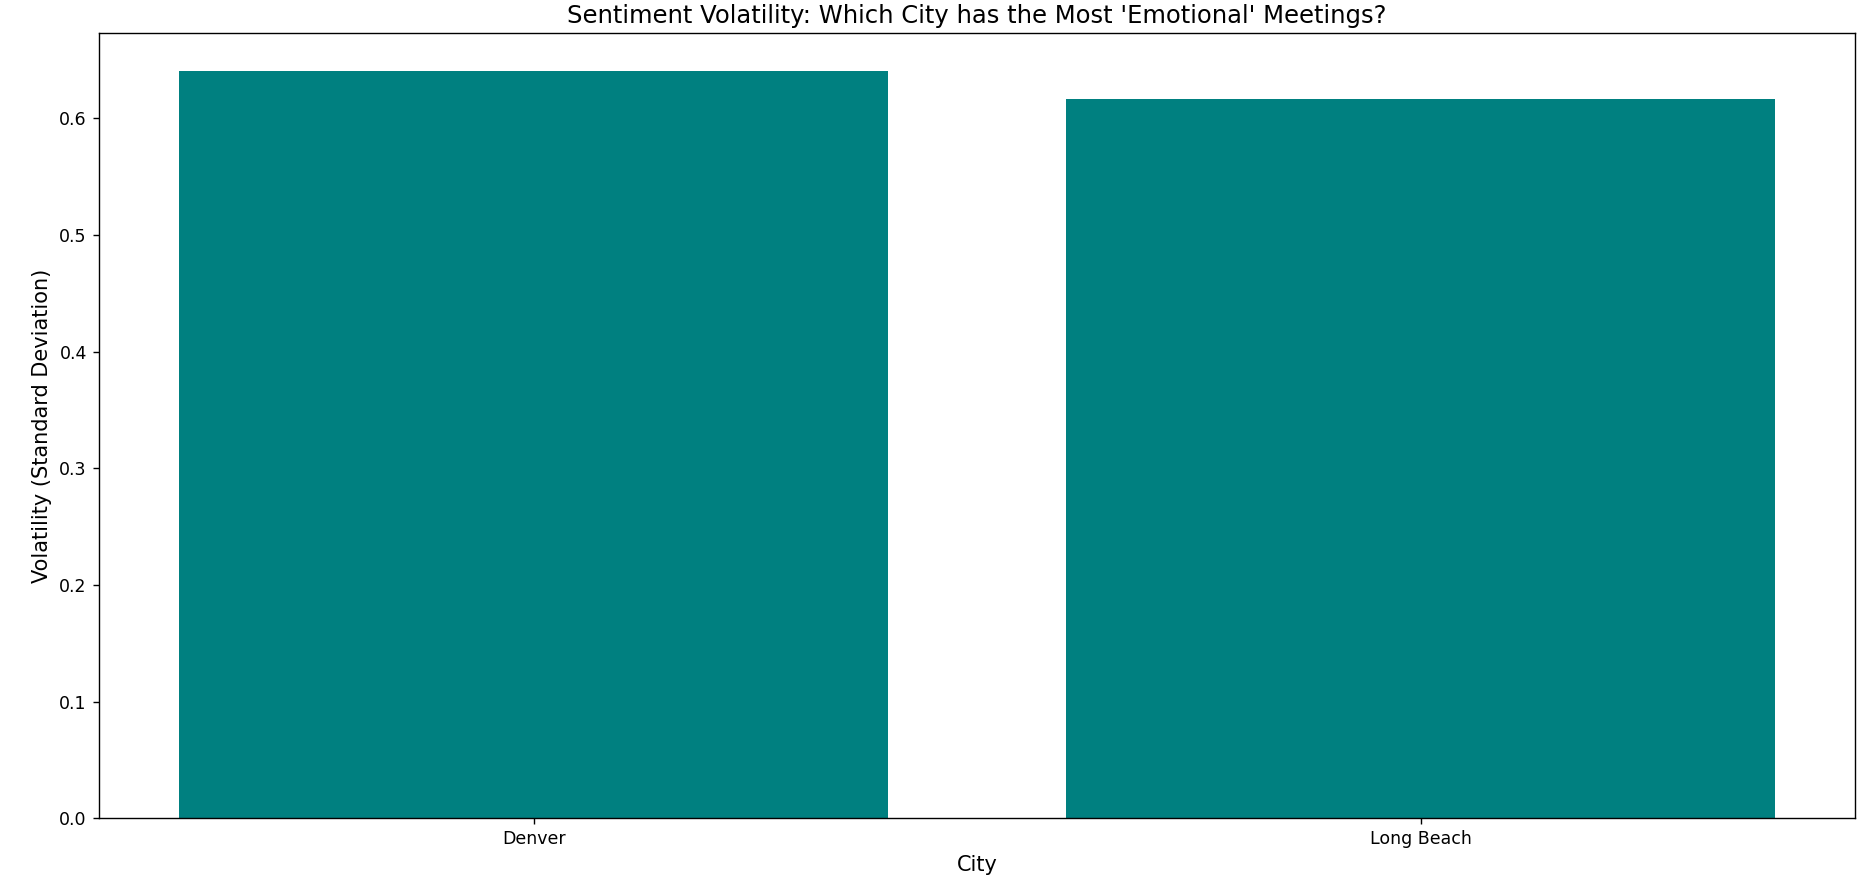

This chart was generated by the following Python code:
import psycopg2
import pandas as pd
import matplotlib.pyplot as plt

conn = psycopg2.connect(
    host="localhost", dbname="nlp", user="postgres", password="admin"
)

# JOIN ensures we get city names from metadata and sentiment from the NLP table
query = """
SELECT
    m.city,
    ROUND(STDDEV(n.avg_sentiment)::numeric, 3) AS sentiment_volatility
FROM meetings_metadata m
JOIN nlp_summary_by_meeting n ON m.meeting_id = n.meeting_id
GROUP BY m.city
ORDER BY sentiment_volatility DESC;
"""

df = pd.read_sql(query, conn)
conn.close()

# Drop cities with only 1 meeting (where volatility is NaN)
df = df.dropna(subset=["sentiment_volatility"])

if df.empty:
    print("Not enough data to calculate volatility. Need at least 2 meetings per city.")
else:
    plt.figure(figsize=(10, 6))
    # Use a specific color to make it look distinct from your other charts
    plt.bar(df["city"], df["sentiment_volatility"], color='teal')
    
    plt.title("Sentiment Volatility: Which City has the Most 'Emotional' Meetings?", fontsize=14)
    plt.xlabel("City", fontsize=12)
    plt.ylabel("Volatility (Standard Deviation)", fontsize=12)
    
    # Adding a helpful note for the professor
    plt.figtext(0.5, -0.05, "Note: Cities with only 1 meeting are excluded (no variance possible).", 
                ha="center", fontsize=10, style='italic')
    
    plt.tight_layout()
    plt.show()
